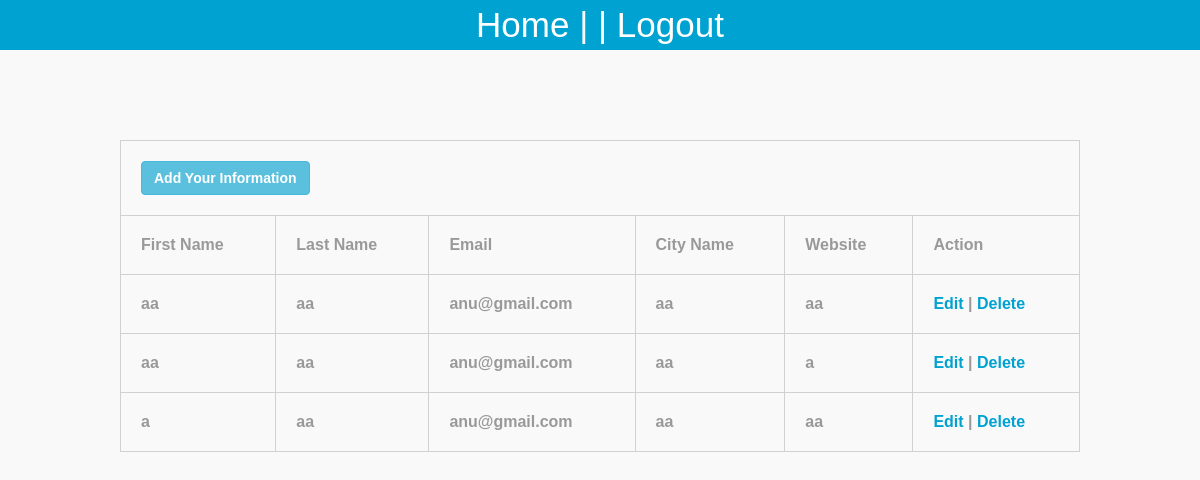
/view.php (signed in), run on the app's committed database.
### tables this page shows
CREATE TABLE IF NOT EXISTS `user_info` (
  `id` int(11) NOT NULL AUTO_INCREMENT,
  `first_name` varchar(100) NOT NULL,
  `last_name` varchar(100) NOT NULL,
  `email` varchar(100) DEFAULT NULL,
  `login_id` int(11) NOT NULL,
  `city_name` varchar(100) NOT NULL,
  `website` varchar(100) NOT NULL,
  PRIMARY KEY (`id`),
  KEY `FK_products_1` (`login_id`)
);

### view.php (the view, shortened to what this page needs)
<?php
include_once("connection.php");
$result = mysqli_query($mysqli, "SELECT * FROM user_info WHERE login_id=".$_SESSION['id']." ORDER BY id DESC");
?>
<html>
<head>
	<link rel="stylesheet" href="Resource/bootstrap/css/bootstrap.css">
	<link rel="stylesheet" href="style.css">
</head>
<body>
<center>
<div id="header">
	<div id="content">
     <a href="index.php">Home</a> | | <a href="logout.php">Logout</a>
    </div>
</div>
	<br/><br/>
	<div id="body">
	<div id="content">
	<table align="center" >
	<tr>
        <td colspan="10">
            <a href="add.html" class="btn btn-info"><strong>Add Your Information</strong></a>
        </td>
    </tr>
		<tr >
			<td>First Name</td>
			<td>Last Name</td>
			<td>Email</td>
			<td>City Name</td>
			<td>Website</td>
			<td>Action</td>
		</tr>
		<?php
		while($res = mysqli_fetch_array($result)) {
			echo "<tr>";
			echo "<td>".$res['first_name']."</td>";
			echo "<td>".$res['last_name']."</td>";
			echo "<td>".$res['email']."</td>";
            echo "<td>".$res['city_name']."</td>";
            echo "<td>".$res['website']."</td>";
       echo "<td><a href=\"edit.php?id=$res[id]\" > Edit</a> | <a href=\"delete.php?id=$res[id]\" onClick=\"return confirm('Are you sure you want to delete?')\">Delete</a></td>";
		}
		?>
	</table>
        </div>
		</div>
			</center>
</body>
</html>

### style.css (style rules this page uses)
* { margin:0; padding:0; }
body { background:#f9f9f9; font-family:"Courier New", Courier, monospace; }
#header { width:100%; height:50px; background:#00a2d1; color:#f9f9f9; font-family:"Lucida Sans Unicode", "Lucida Grande", sans-serif; font-size:35px; text-align:center; }
#header a { color:#fff; text-decoration:blink; }
#body { margin-top:50px; }
table { width:80%; font-family:Tahoma, Geneva, sans-serif; font-weight:bolder; color:#999; margin-bottom:80px; }
table a { text-decoration:none; color:#00a2d1; }
table,td,th { border-collapse:collapse; border:solid #d0d0d0 1px; padding:20px; }

### data on the page
user_info: first_name "aa", last_name "aa", email "anu@gmail.com", city_name "aa", website "aa"
user_info: first_name "aa", last_name "aa", email "anu@gmail.com", city_name "aa", website "a"
user_info: first_name "a", last_name "aa", email "anu@gmail.com", city_name "aa", website "aa"
